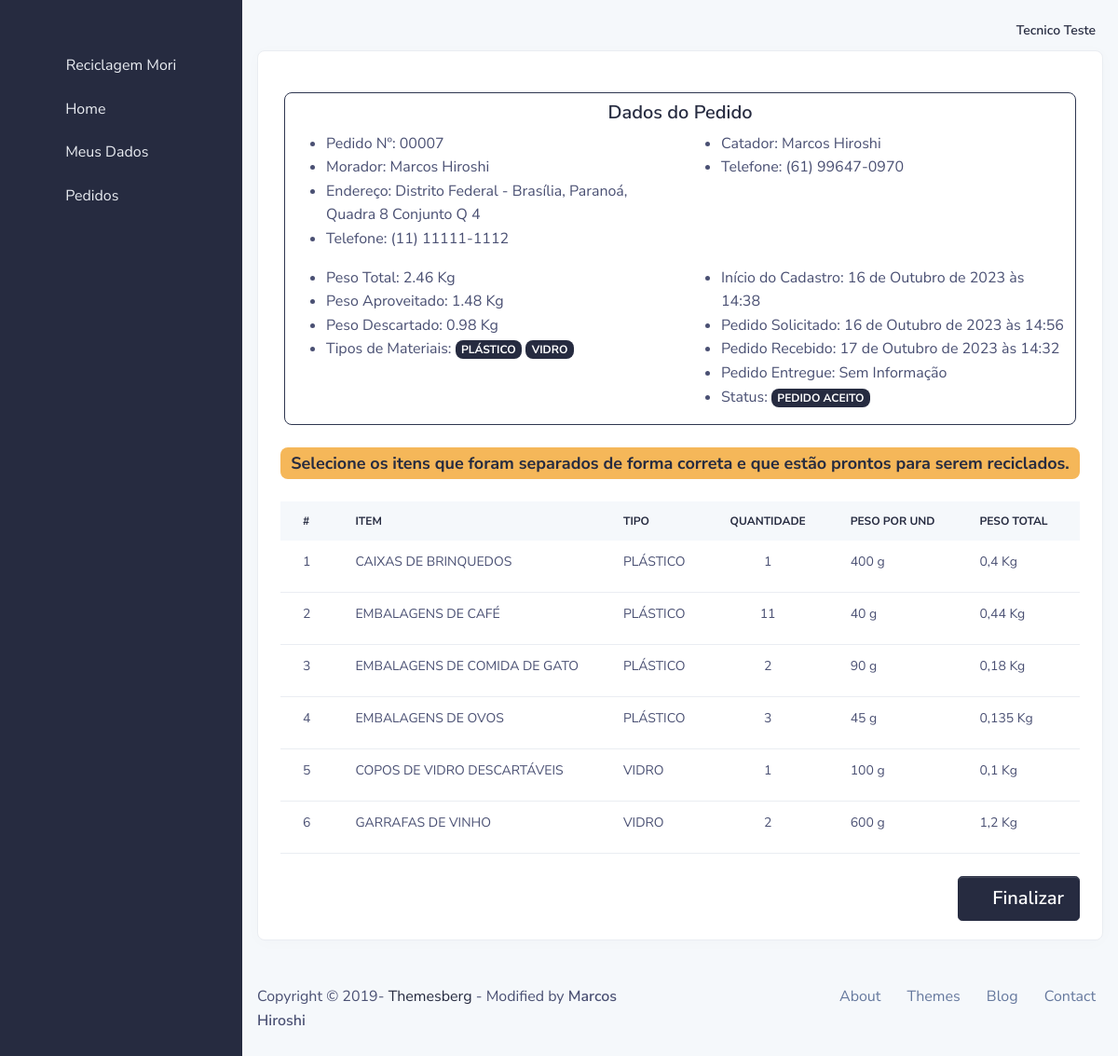
The page /catador/pedido/7/receber/ (signed in) on the database as committed earlier.
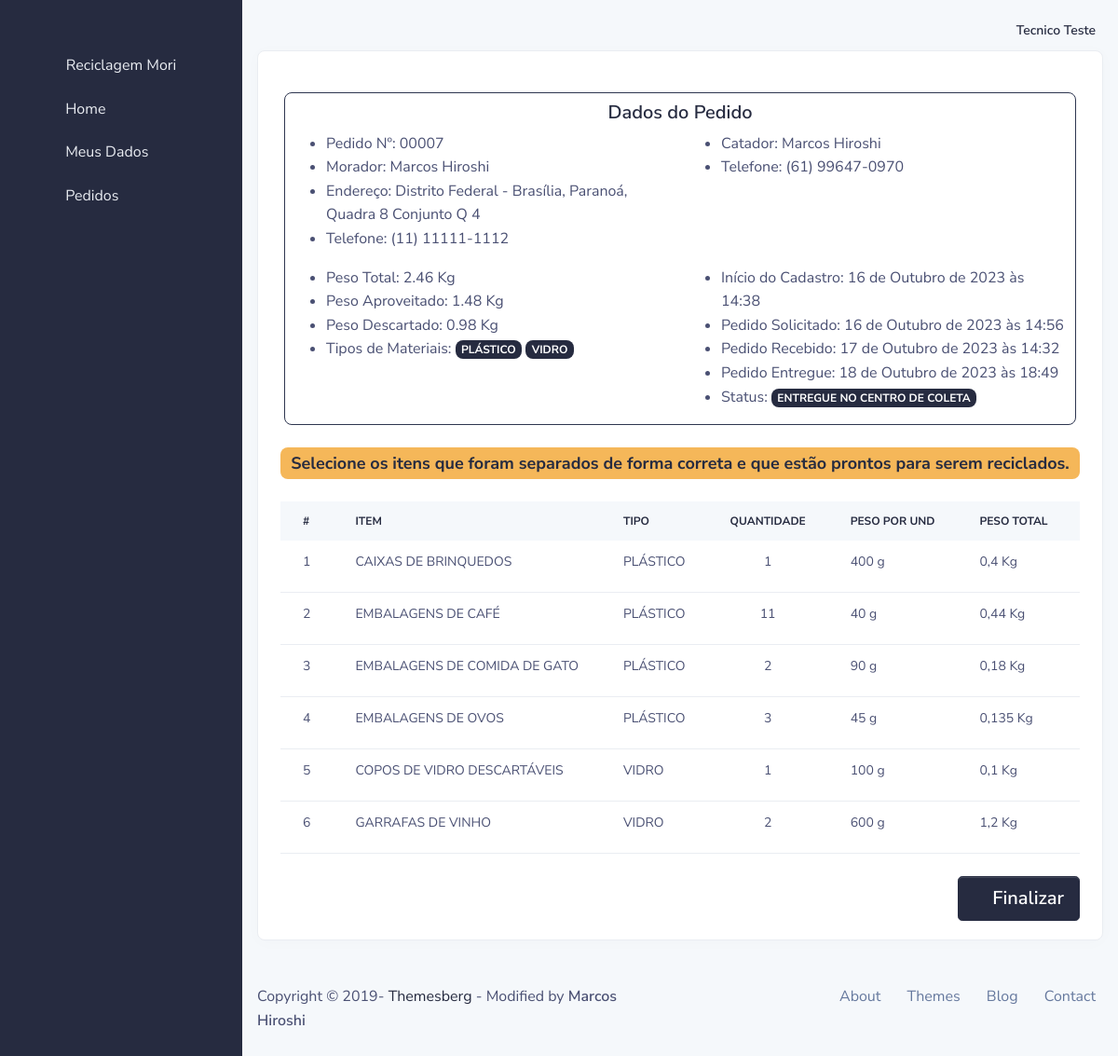
The same page on the database as committed later.
### core/models/servico.py (models this page shows, shortened)
class OrdemServico(models.Model):
    status = models.ForeignKey(StatusServico, models.DO_NOTHING, related_name='ordem_servico_status')
    morador = models.ForeignKey(Morador, models.DO_NOTHING, related_name='ordem_servico_morador')
    catador = models.ForeignKey(Catador, models.DO_NOTHING, related_name='ordem_servico_catador', blank=True, null=True)
    data_criada = models.DateTimeField(auto_now_add=True)
    data_solicitada = models.DateTimeField(blank=True, null=True)
    data_buscada = models.DateTimeField(blank=True, null=True)
    data_entregue = models.DateTimeField(blank=True, null=True)
    def peso_total_servico(self):
        total = 0
        if hasattr(self, 'itens_ordem_servico'):
            for item in self.itens_ordem_servico.all():
                total += item.peso_total()
        return '%.2f' % total
    def peso_real(self):
        total = 0
        if hasattr(self, 'itens_ordem_servico'):
            for item in self.itens_ordem_servico.all():
                total += item.peso_total() if item.status.nome in ['ACEITO', 'ENTREGUE'] else 0
        return '%.2f' % total
    def peso_descartado(self):
        total = 0
        if hasattr(self, 'itens_ordem_servico'):
            for item in self.itens_ordem_servico.all():
                total += item.peso_total() if item.status.nome == 'NÃO ACEITO' else 0
        return '%.2f' % total
    def materiais_servico(self):
        lista = []
        if hasattr(self, 'itens_ordem_servico'):
            for item in self.itens_ordem_servico.all():
                if item.item.tipo.nome not in lista:
                    lista.append(item.item.tipo.nome)
        return lista
    def numero(self):
        return '{:0>5}'.format(self.id)

class StatusServico(models.Model):
    nome = models.CharField(max_length=100)
    def __str__(self):
        return self.nome

class ItemServico(models.Model):
    ordem = models.ForeignKey(OrdemServico, models.DO_NOTHING, related_name='itens_ordem_servico')
    status = models.ForeignKey(StatusItem, models.DO_NOTHING, related_name='itens_status', default=1)
    ponto_coleta = models.ForeignKey(PontoColeta, models.DO_NOTHING, related_name='itens_ponto_coleta', blank=True, null=True)
    item = models.ForeignKey(Item, models.DO_NOTHING, related_name='ordem_servico_item', verbose_name='Item para ser reciclado')
    qtd = models.PositiveIntegerField(verbose_name='Quantidade do mesmo item')
    class Meta:
        ordering = ['id']
    def peso_total(self):
        return (self.item.peso * self.qtd)/1000

class StatusItem(models.Model):
    nome = models.CharField(max_length=100)

### morador/models.py (models this page shows, shortened)
class Morador(models.Model):
    date_create = models.DateTimeField(auto_now_add=True)
    data_updated = models.DateTimeField(auto_now=True)
    user = models.OneToOneField(User, models.DO_NOTHING, related_name='morador_usuario')
    cpf = models.CharField(max_length=14, verbose_name='CPF')
    data_nascimento = models.DateField(verbose_name='Data de nascimento')
    genero = models.ForeignKey(Genero, models.DO_NOTHING, verbose_name='Gênero')
    telefone_1 = models.CharField(max_length=18, verbose_name='Telefone 1', help_text='(WHATSAPP)')
    telefone_2 = models.CharField(max_length=18, verbose_name='Telefone 2', null=True, blank=True)
    cep = models.CharField(max_length=9, verbose_name='CEP')
    logradouro = models.CharField(max_length=255, verbose_name='Endereço')
    complemento = models.CharField(max_length=255, verbose_name='Complemento', null=True, blank=True)
    municipio = models.ForeignKey(Municipio, models.DO_NOTHING, verbose_name='Município')
    longitude = models.DecimalField(max_length=255, max_digits=20, decimal_places=18, verbose_name='longitude', help_text='Coordenada geográfica da sua residência')
    latitude = models.DecimalField(max_length=255, max_digits=20, decimal_places=18, verbose_name='latitude', help_text='Coordenada geográfica da sua residência')
    def __str__(self):
        return self.user.get_full_name().title()
    def endereco(self):
        endereco = '%s - %s, %s %s' % (
            self.municipio.estado.nome,
            self.municipio.nome,
            self.logradouro,
            self.complemento if self.complemento else ''
        )
        return endereco.title()

### usuario/models.py (models this page shows, shortened)
class User(AbstractBaseUser, PermissionsMixin):
    email = models.EmailField(verbose_name='Email de usuário', unique=True)
    first_name = models.CharField(max_length=300, blank=True, verbose_name='Nome')
    last_name = models.CharField(max_length=300, blank=True, verbose_name='Sobrenome')
    date_joined = models.DateTimeField(_('date joined'), auto_now_add=True)
    is_active = models.BooleanField(_('active'), default=False)
    is_staff = models.BooleanField(_('staff'), default=False)
    profile_active = models.ForeignKey(Group, models.DO_NOTHING, related_name='profile_active', blank=True, null=True)
    objects = UserManager()
    USERNAME_FIELD = 'email'
    REQUIRED_FIELDS = ['first_name', 'last_name']
    class Meta:
        verbose_name = _('user')
        verbose_name_plural = _('users')
    def get_full_name(self):
        return ('%s %s' % (self.first_name, self.last_name)).strip()
    def __str__(self):
        return self.get_full_name().title()

### core/models/localidade.py (models this page shows, shortened)
class Municipio(models.Model):
    nome = models.CharField(verbose_name="NOME", max_length=255)
    estado = models.ForeignKey(Estado, models.DO_NOTHING, verbose_name="ESTADO")

class Estado(models.Model):
    nome = models.CharField(max_length=255, verbose_name="NOME")
    uf = models.CharField(max_length=2, verbose_name="UF")
    regiao = models.ForeignKey(Regiao, models.DO_NOTHING, verbose_name="REGIÃO")

### catador/models.py (models this page shows, shortened)
class Catador(models.Model):
    date_create = models.DateTimeField(auto_now_add=True)
    data_updated = models.DateTimeField(auto_now=True)
    user = models.OneToOneField(User, models.DO_NOTHING, related_name='catador_usuario')
    cpf = models.CharField(max_length=14, verbose_name='CPF')
    data_nascimento = models.DateField(verbose_name='Data de nascimento')
    genero = models.ForeignKey(Genero, models.DO_NOTHING, verbose_name='Gênero')
    telefone_1 = models.CharField(max_length=18, verbose_name='Telefone 1', help_text='(WHATSAPP)')
    telefone_2 = models.CharField(max_length=18, verbose_name='Telefone 2', null=True, blank=True)
    cep = models.CharField(max_length=9, verbose_name='CEP')
    logradouro = models.CharField(max_length=255, verbose_name='Endereço')
    complemento = models.CharField(max_length=255, verbose_name='Complemento', null=True, blank=True)
    municipio = models.ForeignKey(Municipio, models.DO_NOTHING, verbose_name='Município')
    longitude = models.DecimalField(max_length=255, max_digits=20, decimal_places=18, verbose_name='longitude', help_text='Coordenada geográfica da sua residência')
    latitude = models.DecimalField(max_length=255, max_digits=20, decimal_places=18, verbose_name='latitude', help_text='Coordenada geográfica da sua residência')
    def __str__(self):
        return self.user.get_full_name().title()

### core/models/item.py (models this page shows, shortened)
class Item(models.Model):
    nome = models.CharField(max_length=100, verbose_name="NOME")
    tipo = models.ForeignKey(Tipo, models.DO_NOTHING, related_name='item_tipo')
    peso = models.PositiveIntegerField()
    class Meta:
        ordering = ['nome']

### catador/views.py (the view, shortened to what this page needs)
# urls.py: path('pedido/<int:pk>/receber/', CatadorPedidoReceberView.as_view(), name='catador_pedido_receber'),
class CatadorPedidoReceberView(PermissionRequiredMixin, UserPassesTestMixin, UpdateView):
    model = OrdemServico
    template_name = '03_catador/pedido_receber.html'
    fields = ['status']
    permission_required = 'catador.view_catador'
    def test_func(self):
        return True if self.request.user.is_authenticated and self.request.user.profile_active.name == 'CATADOR' else False
    def get_context_data(self, **kwargs):
        return dict(
            super().get_context_data(**kwargs),
            btn_finalizar=False if self.object.itens_ordem_servico.filter(status__nome='CADASTRADO').exists() else True
        )

### www/templates/03_catador/pedido_receber.html (shortened to what this page needs)
{% extends '03_catador/base.html' %}
{% load static %}
{% block main %}
    <div class="row">
        <div class="col-md-12">
            <div class="card border-light shadow-sm">
                <div class="card-body">
                    {% include '02_morador/partials/dados_pedido.html' with pedido=object %}
                    <div class="row mt-4">
                        <div class="col">
                            <span class="badge bg-warning text-dark d-block pt-2 pb-2" style="font-size: large">
                                Selecione os itens que foram separados de forma correta e que estão prontos para serem reciclados.
                            </span>
                        </div>
                    </div>
                    <div class="row mt-4">
                        <div class="col-md-12">
                            {% include '03_catador/partials/table_item.html' with ordem=object %}
                        </div>
                    </div>
                    <form method="POST">
                        <div class="row mt-4">
                            <div class="col">
                                <button type="submit" class="btn btn-primary btn-lg float-right {% if not btn_finalizar %}disabled{% endif %}">
                                    <span class="fa fa-check-circle"></span> Finalizar
                                </button>
                            </div>
                        </div>
                    </form>
                </div>
            </div>
        </div>
    </div>
{% endblock main %}

### www/templates/02_morador/partials/dados_pedido.html
<div class="row mt-4 border border-black rounded ml-1 mr-1">
    <div class="col-12">
        <h5 class="text-center mt-2">Dados do Pedido</h5>
        <div class="row">
            <div class="col">
                <ul>
                    <li>Pedido Nº: {{ pedido.numero }}</li>
                    <li>Morador: {{ pedido.morador }}</li>
                    <li>Endereço: {{ pedido.morador.endereco }}</li>
                    <li>Telefone: {{ pedido.morador.telefone_1 }}{% if pedido.morador.telefone_2 %}/{{ pedido.morador.telefone_2 }}{% endif %}</li>
                </ul>
            </div>
            <div class="col">
                <ul>
                    <li>Catador: {{ pedido.catador|default_if_none:'Sem Informação' }}</li>
                    <li>Telefone: {{ pedido.catador.telefone_1|default:'Sem Informação' }}{% if pedido.catador.telefone_2 %}/{{ pedido.catador.telefone_2 }}{% endif %}</li>
                </ul>
            </div>
        </div>
        <div class="row">
            <div class="col">
                <ul>
                    <li>Peso Total: {{ pedido.peso_total_servico }} Kg</li>
                    <li>Peso Aproveitado: {{ pedido.peso_real }} Kg</li>
                    <li>Peso Descartado: {{ pedido.peso_descartado }} Kg</li>
                    <li>Tipos de Materiais: {% for tipo in pedido.materiais_servico %}<span class="badge badge-md bg-primary">{{ tipo }}</span> {% empty %} SEM INFORMAÇÃO {% endfor %}</li>
                </ul>
            </div>
            <div class="col">
                <ul>
                    <li>Início do Cadastro: {{ pedido.data_criada }}</li>
                    <li>Pedido Solicitado: {{ pedido.data_solicitada|default_if_none:'Sem Informação' }}</li>
                    <li>Pedido Recebido: {{ pedido.data_buscada|default_if_none:'Sem Informação' }}</li>
                    <li>Pedido Entregue: {{ pedido.data_entregue|default_if_none:'Sem Informação' }}</li>
                    <li>Status: <span class="badge badge-md bg-primary">{{ pedido.status }}</span></li>
                </ul>
            </div>
        </div>
    </div>
</div>

Rows that differ between the two databases and show on the page:
changed OrdemServico "Marcos Hiroshi": data_entregue "Sem Informação" → "18 de Outubro de 2023 às 18:49"; status "PEDIDO ACEITO" → "ENTREGUE NO CENTRO DE COLETA"
